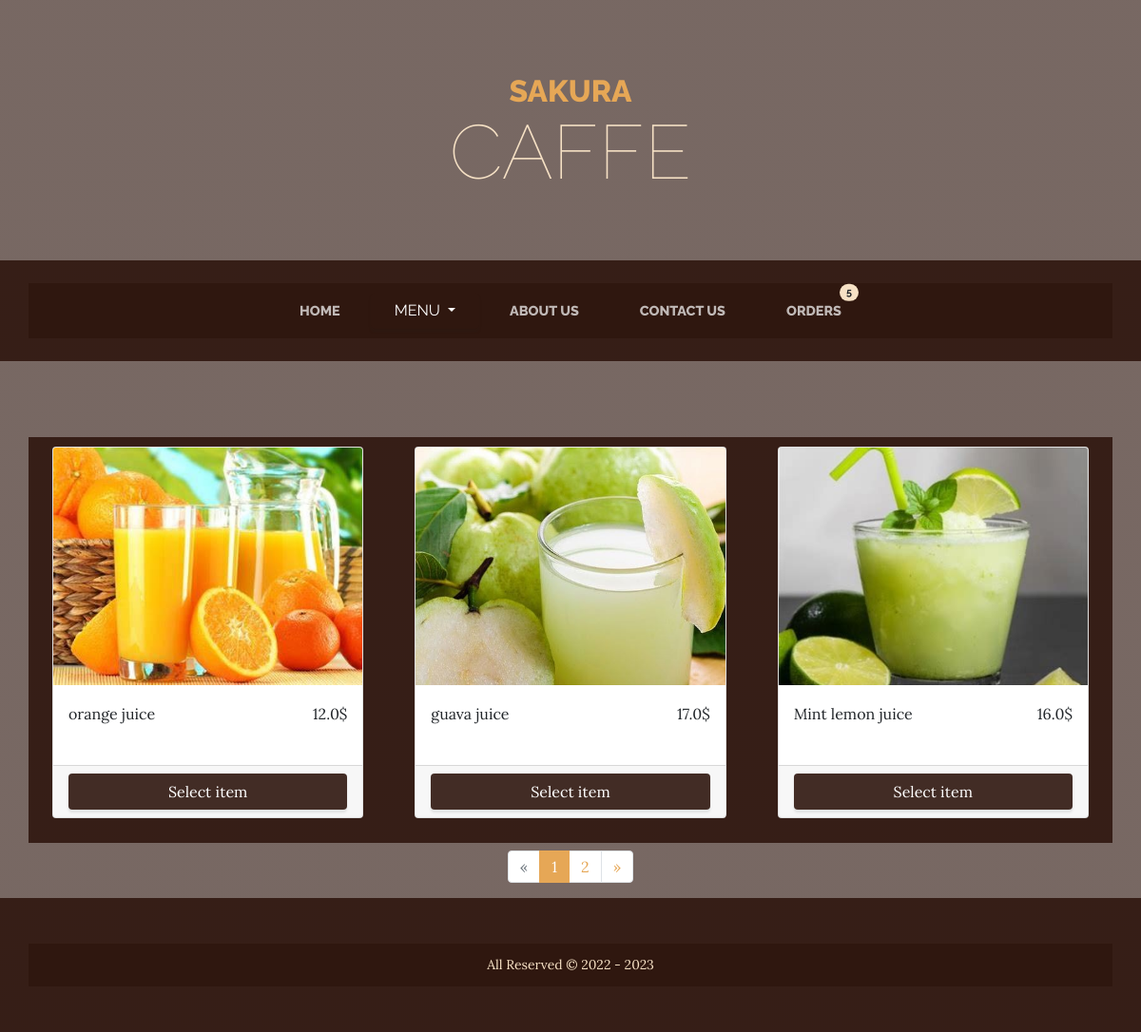
Screenshot of /menu/cold-drinks with the database file from the repository.
### menu/models.py (models this page shows, shortened)
class Item(models.Model):
    category = models.ForeignKey(Category, on_delete=models.CASCADE)
    image = models.ImageField(upload_to='media/images/items/')
    name = models.CharField(max_length=150)
    description = models.TextField()
    price = models.FloatField()
    available = models.BooleanField(default=True)
    created_at = models.DateTimeField(auto_now_add=True)
    updated_at = models.DateTimeField(auto_now=True)
    def __str__(self) -> str:
        return f"{self.name} - {self.updated_at}"

### menu/views.py (the view)
# urls.py: path('menu/<slug:category>', views.ItemsListView.as_view(), name="item_list"),
class ItemsListView(ListView):
    template_name = 'menu/item_list.html'
    model = Item
    context_object_name = "item_list"
    def get_queryset(self):
        category = Category.objects.get(slug=self.kwargs["category"])
        return Item.objects.filter(category=category)
    def get_context_data(self, **kwargs):
        context = super().get_context_data(**kwargs)
        context['categories'] = Category.objects.all()
        context['category'] = Category.objects.get(slug=self.kwargs['category'])
        page_number = self.request.GET.get('page') or 1
        print(context['item_list'])
        paginator = Paginator(context['item_list'], 3)
        try:
            page_obj = paginator.page(page_number)
        except EmptyPage:
            page_obj = paginator.page(1)
        context['item_list'] = page_obj.object_list
        context['page_obj'] = page_obj
        return context

### menu/models.py (called while the page is built)
    def __str__(self):
        return self.name

### menu/templates/menu/item_list.html (shortened to what this page needs)
{% extends 'base.html' %}
{% load static %}
{% block content %}
    <section class="page-section items-heading mb-2">
        <div class="container">
            <div id="list-item" class="row card-deck ">
                {% for item in item_list %}
                    <div class="col-lg-4 col-md-6 col-sm-4 mb-3">
                        <div class="card ">
                            <a href="{% url 'item_detail' item.category.slug item.id %}" class=" d-inline-block ">
                                <img class="card-img-top" src="{{ item.image.url }}" alt="product"/>
                            </a>
                            <div class="card-body">
                                <div class="card-title d-flex justify-content-between align-content-center"><p>
                                    {{ item.name }}</p>
                                    <p>{{ item.price }}$</p></div>
                            </div>
                            <div class="card-footer">
                                <button type="button" data-id="{{ item.id }}" class="btn btn-submit select-item w-100">
                                    Select item
                                </button>
                            </div>
                        </div>
                    </div>
                {% endfor %}
            </div>
        </div>
    </section>
{% endblock %}
{% block pagination %}
    <nav aria-label="Page navigation">
        <ul class="pagination justify-content-center">
            {% if page_obj.has_previous %}
                <li class="page-item">
                    <a class="page-link" href="?page={{ page_obj.previous_page_number }}" aria-label="Previous">
                        <span aria-hidden="true">&laquo;</span>
                    </a>
                </li>
            {% else %}
                <li class="page-item disabled">
                    <span class="page-link" aria-hidden="true">&laquo;</span>
                </li>
            {% endif %}
            {% for i in page_obj.paginator.page_range %}
                {% if page_obj.number == i %}
                    <li class="page-item active">
                        <span class="page-link">{{ i }} <span class="sr-only">(current)</span></span>
                    </li>
                {% elif i > page_obj.number|add:'-3' and i < page_obj.number|add:'3' %}
                    <li class="page-item"><a class="page-link" href="?page={{ i }}">{{ i }}</a></li>
                {% endif %}
            {% endfor %}
            {% if page_obj.has_next %}
                <li class="page-item">
                    <a class="page-link" href="?page={{ page_obj.next_page_number }}" aria-label="Next">
                        <span aria-hidden="true">&raquo;</span>
                    </a>
                </li>
            {% else %}
                <li class="page-item disabled">
                    <span class="page-link" aria-hidden="true">&raquo;</span>
                </li>
            {% endif %}
        </ul>
    </nav>
{% endblock %}

### menu/static/menu/css/custom.css (style rules this page uses)
:root { --main-color: rgba(47, 23, 15, 0.9) }
.container { background-color: var(--main-color); padding: 10px; }
.btn-submit { background-color: var(--main-color); color: #fff; }
.card-img-top { object-fit: cover; height: 250px; }

### rows the page displays
Item: image (picture), name "orange juice", price "12.0"
Item: image (picture), name "guava juice", price "17.0"
Item: image (picture), name "Mint lemon juice", price "16.0"

### other values shown
{{ i }} "1"
{{ i }} "2"
